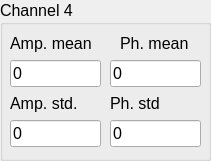
     <widget class="QGroupBox" name="groupBox_2">
      <property name="geometry">
       <rect>
        <x>440</x>
        <y>170</y>
        <width>211</width>
        <height>161</height>
       </rect>
      </property>
      <property name="font">
       <font>
        <pointsize>12</pointsize>
       </font>
      </property>
      <property name="title">
       <string>Channel 4</string>
      </property>
      <widget class="QLabel" name="txt_nbr_bram_12">
       <property name="geometry">
        <rect>
         <x>110</x>
         <y>90</y>
         <width>81</width>
         <height>27</height>
        </rect>
       </property>
       <property name="font">
        <font>
         <pointsize>12</pointsize>
        </font>
       </property>
       <property name="text">
        <string>Ph. std</string>
       </property>
      </widget>
      <widget class="QLabel" name="txt_nbr_bram_13">
       <property name="geometry">
        <rect>
         <x>120</x>
         <y>30</y>
         <width>91</width>
         <height>27</height>
        </rect>
       </property>
       <property name="font">
        <font>
         <pointsize>12</pointsize>
        </font>
       </property>
       <property name="text">
        <string>Ph. mean</string>
       </property>
      </widget>
      <widget class="QLineEdit" name="ui_ch4_phi">
       <property name="geometry">
        <rect>
         <x>110</x>
         <y>60</y>
         <width>91</width>
         <height>27</height>
        </rect>
       </property>
       <property name="font">
        <font>
         <pointsize>12</pointsize>
        </font>
       </property>
       <property name="text">
        <string>0</string>
       </property>
      </widget>
      <widget class="QLineEdit" name="ui_ch4_amp">
       <property name="geometry">
        <rect>
         <x>10</x>
         <y>60</y>
         <width>91</width>
         <height>27</height>
        </rect>
       </property>
       <property name="font">
        <font>
         <pointsize>12</pointsize>
        </font>
       </property>
       <property name="text">
        <string>0</string>
       </property>
      </widget>
      <widget class="QLabel" name="txt_nbr_bram_14">
       <property name="geometry">
        <rect>
         <x>10</x>
         <y>90</y>
         <width>81</width>
         <height>27</height>
        </rect>
       </property>
       <property name="font">
        <font>
         <pointsize>12</pointsize>
        </font>
       </property>
       <property name="text">
        <string>Amp. std.</string>
       </property>
      </widget>
      <widget class="QLabel" name="txt_nbr_bram_16">
       <property name="geometry">
        <rect>
         <x>10</x>
         <y>30</y>
         <width>91</width>
         <height>27</height>
        </rect>
       </property>
       <property name="font">
        <font>
         <pointsize>12</pointsize>
        </font>
       </property>
       <property name="text">
        <string>Amp. mean</string>
       </property>
      </widget>
      <widget class="QLineEdit" name="ui_ch4_amp_std">
       <property name="geometry">
        <rect>
         <x>10</x>
         <y>120</y>
         <width>91</width>
         <height>27</height>
        </rect>
       </property>
       <property name="font">
        <font>
         <pointsize>12</pointsize>
        </font>
       </property>
       <property name="text">
        <string>0</string>
       </property>
      </widget>
      <widget class="QLineEdit" name="ui_ch4_phi_std">
       <property name="geometry">
        <rect>
         <x>110</x>
         <y>120</y>
         <width>91</width>
         <height>27</height>
        </rect>
       </property>
       <property name="font">
        <font>
         <pointsize>12</pointsize>
        </font>
       </property>
       <property name="text">
        <string>0</string>
       </property>
      </widget>
     </widget>
